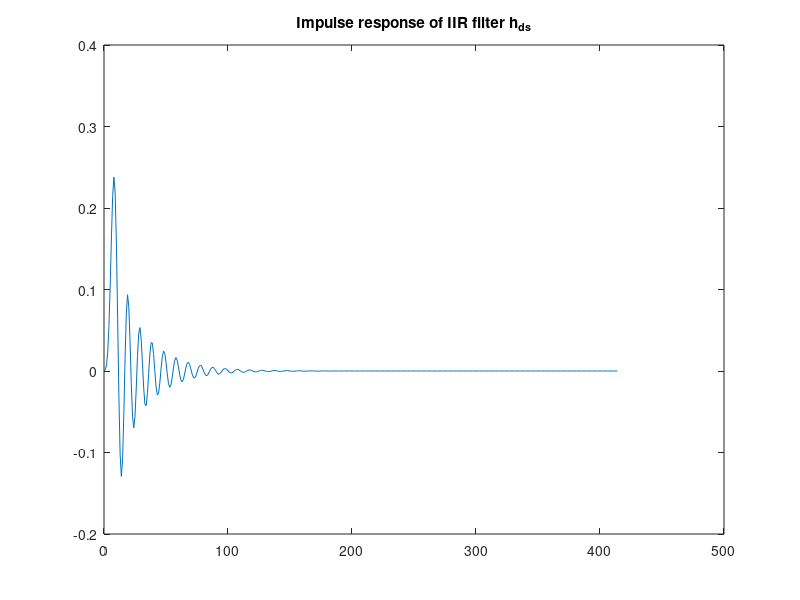
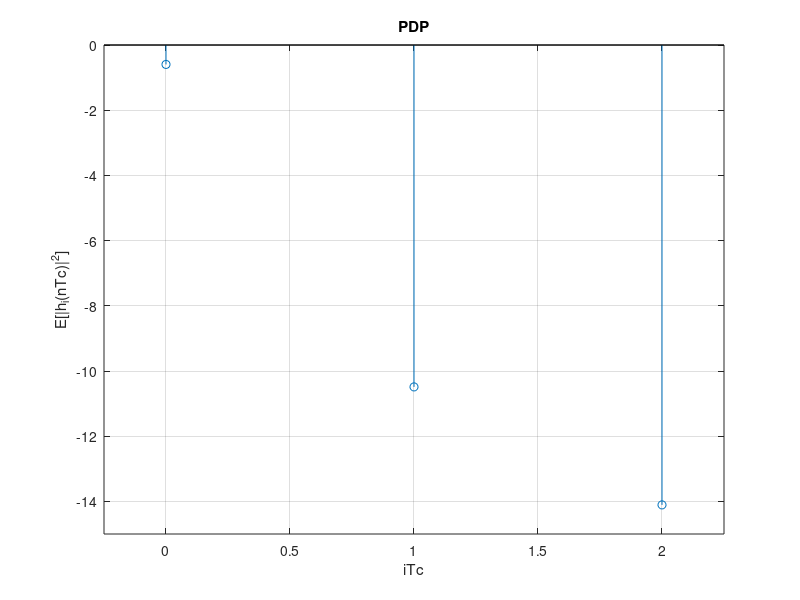

MATLAB code for these plots, in order: (Note: this script raises an error after producing the figures.)
%% Clear, initialize useful quantities
clear all
close all
clc

Tc = 1; % This is the smallest time interval we want to simulate
T = 4*Tc;   % Time sampling interval of the input of the channel
Kdb = 3; % 3 dB
K = 10^(Kdb/10);
fd = 5*10^-3/T; % doppler frequency
% these are the coefficients proposed by the authors of anastchugg97
a_dopp = [1, -4.4153, 8.6283, -9.4592, 6.1051, -1.3542, -3.3622, 7.2390, ...
    -7.9361, 5.1221, -1.8401, 2.8706e-1];
b_dopp = [1.3651e-4, 8.1905e-4, 2.0476e-3, 2.7302e-3, 2.0476e-3, 9.0939e-4, ...
    6.7852e-4, 1.3550e-3, 1.8076e-3, 1.3550e-3, 5.3726e-4, 6.1818e-5, -7.1294e-5, ...
    -9.5058e-5, -7.1294e-5, -2.5505e-5, 1.3321e-5, 4.5186e-5, 6.0248e-5, 4.5186e-5, ...
    1.8074e-5, 3.0124e-6];
[h_dopp, t_dopp] = impz(b_dopp, a_dopp);
figure, plot(t_dopp, h_dopp), title('Impulse response of IIR filter h_{ds}')
hds_nrg = sum(h_dopp.^2);
b_dopp = b_dopp / sqrt(hds_nrg); % now it is normalized

%% Display the PDP for the channel

% The PDP is the sampling of a continuous time exponential PDP with
% tau_rms / T = 0.3, so tau_rms / Tc = 1.2
% See 4.224 for reference
tau_rms = 0.3*T;  % Tc = 1, as it is the fundamental sampling time
N_h = 3; % as determined
tau = 0:Tc:N_h-1;
M_iTc = 1/tau_rms * exp(-tau/tau_rms); % 
C = sqrt(K/(K+1));
% normalize pdp: it must be sum(E[|htilde_i|^2]) = 1 - C^2
M_iTc = M_iTc.*(1-C^2)/sum(M_iTc);
M_d = sum(M_iTc);

pdp = M_iTc;
% add LOS component power
pdp(1) = pdp(1) + C^2;
pdp_log = 10*log10(pdp); 

% plot the normalised PDP
figure, stem(tau, pdp_log), title('PDP'), xlabel('iTc'), ylabel('E[|h_i(nTc)|^2]');
grid on;
axis([-0.25 2.25 -15 0]), ax = gca; ax.XTick = 0:2;
legend('PDP', 'Location', 'SouthWest')

%% We now have to generate the time behavior of the i-th coefficient. For
% this, we use the model in figure 4.36, page 315.
% The transient will have length equal to the length of the convolution of
% the filter cascade. We will drop that quantity of samples.
% The book suggests using 1/10 < f_d*Tp < 1/5. (Benvenuto said Tp/Tq = 50 or
% more)

Tq = Tc; % Fundamental sampling time. This is the same as Tc, right???
% We stick to anastasopolous chugg paper (1997) and choose Tp such that
% fd*Tp = 0.1
Tp = 1/10 * (1/fd) * Tq; % Sampling time used for filtering the white noise
fprintf('fd * Tp = %d \n', Tp*fd);
g_samples_needed = 200000; % Some will be dropped because of transient
w_samples_needed = ceil(g_samples_needed / Tp);
transient = ceil(g_samples_needed/4);

% Doppler filter shape
[Hf, f] = freqz(b_dopp, a_dopp, 1000, 'whole');
figure, plot(f/(2*pi), 20*log10(abs(Hf)))
title('Frequency response of the Doppler filter')

% Generate complex-valued Gaussian white noise with zero mean and unit
% variance
rng('default');

h_mat = zeros(N_h, g_samples_needed - transient);
for ray = 1:N_h
    
    w = wgn(w_samples_needed,1,0,'complex');
    fprintf('variance of white noise=%d \n', var(w))
    % Filter the wgn with a narrowband filter. The filter will have the
    % classical Doppler spectrum in the frequency domain, with f_d * Tc = 1.25*10^-3
    % By using the approach suggested in anastchugg97 we use an iir filter
    % with known coefficients which is the convolution of a Cheby lowpass and a shaping filter.
    % Note that it is
    % possible to initialize properly the filters, consider doing it in
    % following versions since it allows to start in steady state conditions
    % and avoid dropping about many samples (it is a very cool thing!)
    gprime = filter(b_dopp, a_dopp, w);
    fprintf('g %d after iterpolation has mean %d and variance %d  \n', ray, mean(gprime), var(gprime));
    %Gpr = fft(gprime);
    %figure, plot(20*log10(abs(Gpr)))
    
    % Interpolation
    t = 1:length(gprime);
    t_fine = Tq/Tp:Tq/Tp:length(gprime);
    
    g_fine = interp1(t, gprime, t_fine, 'spline');
    fprintf('g %d after iterpolation has mean %d and variance %d  \n', ray, mean(g_fine), var(g_fine));
    % Drop the transient
    h_mat(ray, :) = g_fine(transient+1:end);
end

% Energy scaling
for k = 1:N_h
    h_mat(k, :) = h_mat(k, :)*sqrt(M_iTc(k));
end

% Only for LOS component
h_mat(1, :) = h_mat(1, :) + C;

G = fft(h_mat, [], 2);

figure, plot((0:size(G, 2)-1)/size(G,2), 20*log10(abs(G.')));
title('Magnitude of DFT of g_i')

%% Show the behavior of |g_1(nTc)| for n = 0:1999, dropping the transient

figure, hold on
plot(0:1999, abs(h_mat(2, 1:2000).'))
grid on, box on, xlabel('nT_c'), ylabel('|h_1(nT_c)|')
title('|h_1(nT_C)|')


%% Show all |g_i|'s

figure, hold on
plot(0:9999, 20*log10(abs(h_mat(:, 1:10000).')))
grid on, box on, xlabel('Time samples'), ylabel('|g_i(nT_C)|_{dB}')
legend('g_0', 'g_1', 'g_2'), ylim([-40 10])
title('|g_i|')

% g_mean = mean(g_mat(:, 1:5000).');
% g_var = 10*log10(var(g_mat(:, :).'));



%% Histogram of g_1

figure, histogram(abs(h_mat(2, 1:1000).')/sqrt(M_iTc(2)), 100)
title('1000 samples of |g_1|')

figure
subplot 121
histogram(abs(h_mat(2, 1: 10000).')/sqrt(M_iTc(2)), 100)
title('10000 samples of |g_1|')
subplot 122
histogram(abs(h_mat(2, 1: 100000).')/sqrt(M_iTc(2)), 100)
title('100000 samples of |g_1|')

%% Histograms of g_1 in subsequent disjoint intervals
% The variability shows that these intervals of 1000 samples are too small.
% Looking at |g1| in one of these intervals, we observe that this quantity
% has an oscillatory trend. In fact, g1(nTc) for different n's are
% identically distributed rv's, but they are not independent. Whenever
% there is a peak (max or min), the values of g1 for consecutive
% time instants are similar, therefore they build up on the histogram,
% showing a small number of peaks in the histogram itself. These peaks are
% the values of g1 around the instants nTc in which it has a local max or min.
% If we take a sufficiently large time window, the number of maxima and
% minima increases, and they can be considered independent if they are
% enough (?).
% Considering two different realizations of the channel impulse response,
% two samples of g1 at the same time (taken from these two realizations)
% are not only identically distributed, but also independent. Therefore
% with as little as 1000 such samples we observe a distribution very close
% to a Rayleigh distribution, as we expect from our model.

% Uncomment the following code to see that variability

% figure
% width = 1000;
% for i = 0:9
%     histogram(abs(g_mat(2, (i*width + 1):((i+1)*width)).')/sqrt(pdp_gauss(2)), 100)
%     axis([0 2.5 0 0.05*width])
%     pause
% end

%% Autocorrelation of g_1

begin = 1;
end_factor = 0.2;
g1_temp = h_mat(2, begin:end*end_factor).';
N_corr = 4000; %floor(length(g1_temp/10)); % there are lot of samples!

autoc_1_intime = autocorrelation(g1_temp, N_corr);
z = (0:length(autoc_1_intime)-1)*2*pi*fd; %support for bessel function, LAG not actual time
M_1 = autoc_1_intime(1); %stat power of g_1 over the considered support in time
bess = besselj(0, z); %bessel function of order 0

figure, plot(real(autoc_1_intime)), hold on, plot(bess*M_1)
legend('Real(r_g(\Delta t))', 'Bessel function, first type, order 0')
title('Autoc from t=0')

begin = 30000;
end_factor = 0.5;
g1_temp = h_mat(2, begin:end*end_factor).';
N_corr = 4000; %floor(length(g1_temp/10)); % there are lot of samples!

autoc_1_intime = autocorrelation(g1_temp, N_corr);
z = (0:length(autoc_1_intime)-1)*2*pi*fd;
M_1 = autoc_1_intime(1);
bess = besselj(0, z);

figure, plot(real(autoc_1_intime)), hold on, plot(bess*M_1)
legend('Real(r_g(\Delta t))', 'Bessel function, first type, order 0')
title(sprintf('Autoc from t=%d', begin))


%% Simulation

rng('default') % for reproducibility
numexp = 1000;
g_1 = zeros(numexp, 1);
for k = 1:numexp
    disp(k)
    w = wgn(w_samples_needed,1,0,'complex');
    
    gprime = filter(b_dopp, a_dopp, w);
    
    % Interpolation
    t = 1:length(gprime);
    t_fine = Tq/Tp:Tq/Tp:length(gprime);
    
    g_fine = interp1(t, gprime, t_fine, 'spline');
    
    % Drop the transient
    g_notrans = g_fine(50000:end);
    
    % Energy scaling
    g_1(k) = g_notrans(152);  % it should be multiplied by sqrt(pdp(2)) but since
    % for the histogram it is required to divide for the same factor then
    % we drop this computation to save computational time
end

figure, histogram(abs(g_1), 50)
title('|g1(151T_C)| over 1000 realizations')
